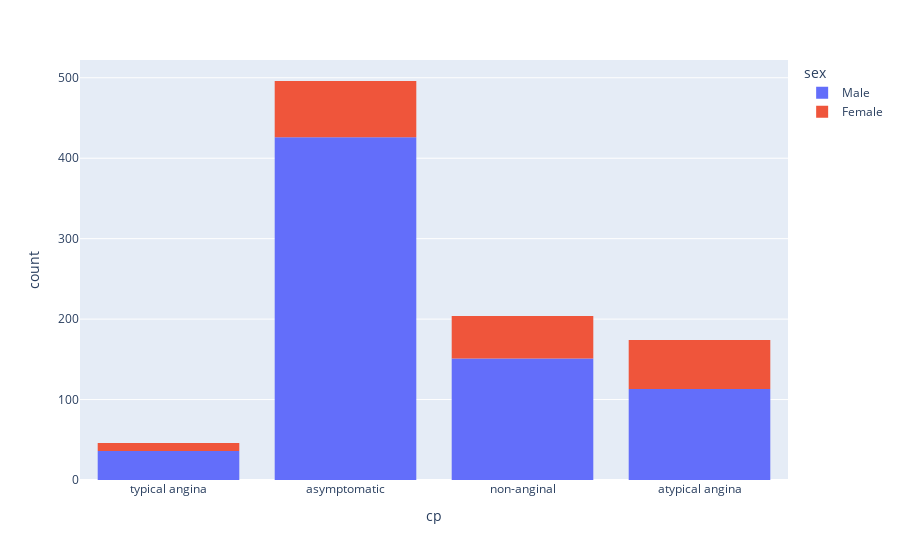

Notebook code for this chart:
### Code cell
# draw the plot of age column grouped by cp column using plotly
fig = px.histogram(data_frame=df, x='cp', color='sex')
fig.show()

### Figure 1 — Plotly figure (JSON) as saved in the notebook; plotly's stock layout.template omitted (floating-point values rounded to 4 significant figures; data arrays with more than 128 entries replaced by an {"elided": "..."} marker saying what was removed)
{"data": [{"alignmentgroup": "True", "bingroup": "x", "hovertemplate": "sex=Male<br>cp=%{x}<br>count=%{y}<extra></extra>", "legendgroup": "Male", "marker": {"color": "#636efa", "pattern": {"shape": ""}}, "name": "Male", "offsetgroup": "Male", "orientation": "v", "showlegend": true, "type": "histogram", "x": {"elided": "726 str values"}, "xaxis": "x", "yaxis": "y"}, {"alignmentgroup": "True", "bingroup": "x", "hovertemplate": "sex=Female<br>cp=%{x}<br>count=%{y}<extra></extra>", "legendgroup": "Female", "marker": {"color": "#EF553B", "pattern": {"shape": ""}}, "name": "Female", "offsetgroup": "Female", "orientation": "v", "showlegend": true, "type": "histogram", "x": {"elided": "194 str values"}, "xaxis": "x", "yaxis": "y"}], "layout": {"autosize": true, "barmode": "relative", "legend": {"title": {"text": "sex"}, "tracegroupgap": 0}, "margin": {"t": 60}, "xaxis": {"anchor": "y", "autorange": true, "domain": [0, 1], "range": [-0.5, 3.5], "title": {"text": "cp"}, "type": "category"}, "yaxis": {"anchor": "x", "autorange": true, "domain": [0, 1], "range": [0, 522.1], "title": {"text": "count"}}}}
